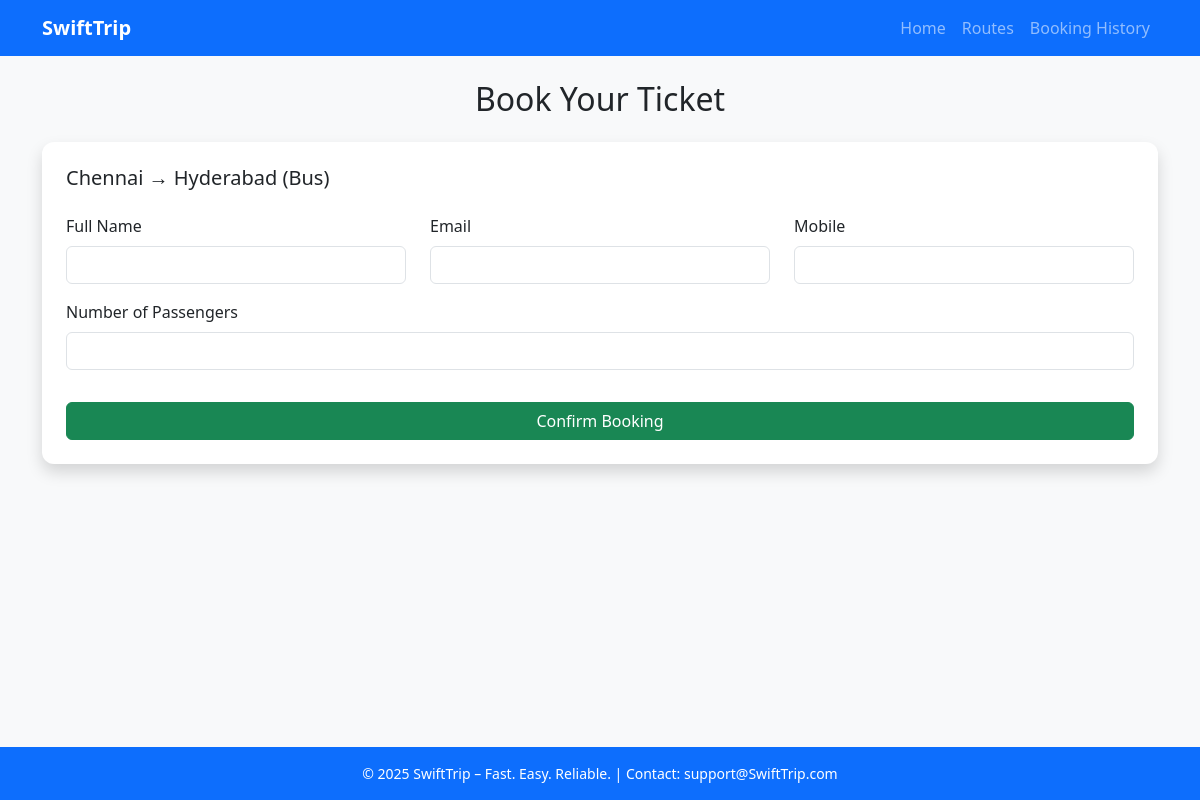
The page /book/2 on the database its author committed.
### tables this page shows
CREATE TABLE routes (
            id INTEGER PRIMARY KEY AUTOINCREMENT,
            mode TEXT NOT NULL,
            source TEXT NOT NULL,
            destination TEXT NOT NULL,
            date TEXT NOT NULL,
            time TEXT NOT NULL,
            price REAL NOT NULL,
            available_seats INTEGER NOT NULL
        );

### app.py (the view, shortened to what this page needs)
@app.route('/book/<int:route_id>', methods=['GET', 'POST'])
def book_ticket(route_id):
    conn = get_db_connection()
    route = conn.execute("SELECT * FROM routes WHERE id=?", (route_id,)).fetchone()
    conn.close()
    return render_template("booking.html", route=route)

### app.py (called while the page is built)
def get_db_connection():
    conn = sqlite3.connect(DB_FILE)
    conn.row_factory = sqlite3.Row
    return conn

### templates/booking.html (shortened to what this page needs)
{% extends "base.html" %}
{% block content %}
<h2 class="text-center mb-4">Book Your Ticket</h2>
<div class="card shadow p-4">
    <h5>{{ route.source }} → {{ route.destination }} ({{ route.mode|capitalize }})</h5>
    <form method="POST" id="bookingForm">
        <div class="row mt-3">
            <div class="col-md-4 mb-3">
                <label class="form-label">Full Name</label>
                <input type="text" name="contact_name" class="form-control" required>
            </div>
            <div class="col-md-4 mb-3">
                <label class="form-label">Email</label>
                <input type="email" name="email" class="form-control" required>
            </div>
            <div class="col-md-4 mb-3">
                <label class="form-label">Mobile</label>
                <input type="text" name="phone" class="form-control" required>
            </div>
        </div>
        <div class="mb-3">
            <label class="form-label">Number of Passengers</label>
            <input type="number" name="passenger_count" id="passenger_count" class="form-control" min="1" max="{{ route.available_seats }}" required>
        </div>
        <button type="submit" class="btn btn-success w-100 mt-3">Confirm Booking</button>
    </form>
</div>
{% endblock %}

### static/css/style.css (style rules this page uses)
body { background-color: #f8f9fa; font-family: 'Segoe UI', Tahoma, Geneva, Verdana, sans-serif; }
.card { border: none; border-radius: 12px; transition: transform 0.3s ease-in-out, box-shadow 0.3s ease-in-out; }
.btn { transition: background-color 0.3s ease, transform 0.2s ease-in-out; }

### rows shown on the page
routes: source "Chennai", destination "Hyderabad", mode "Bus"
